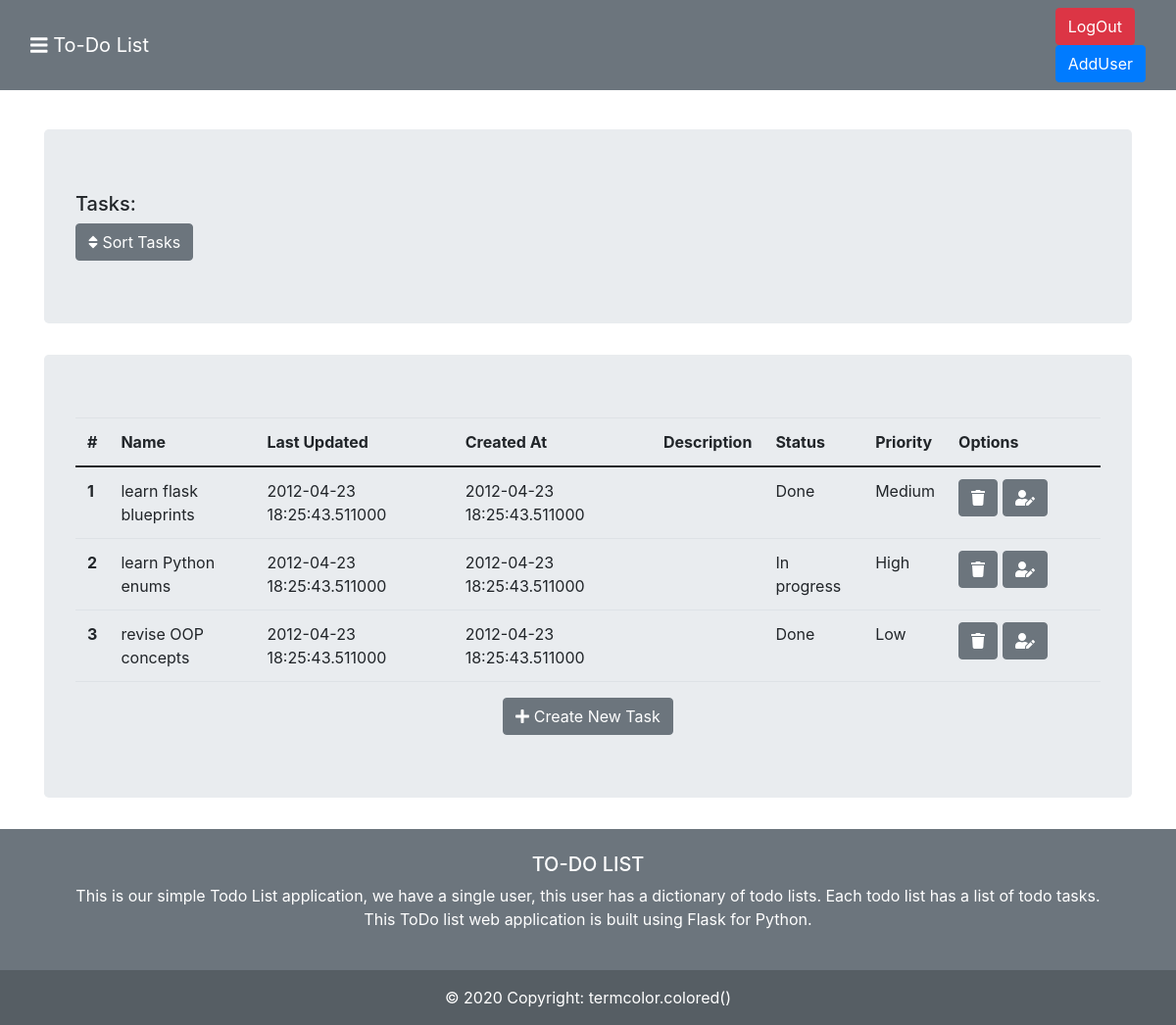
/tasks/1, run on an earlier commit of the app's database.
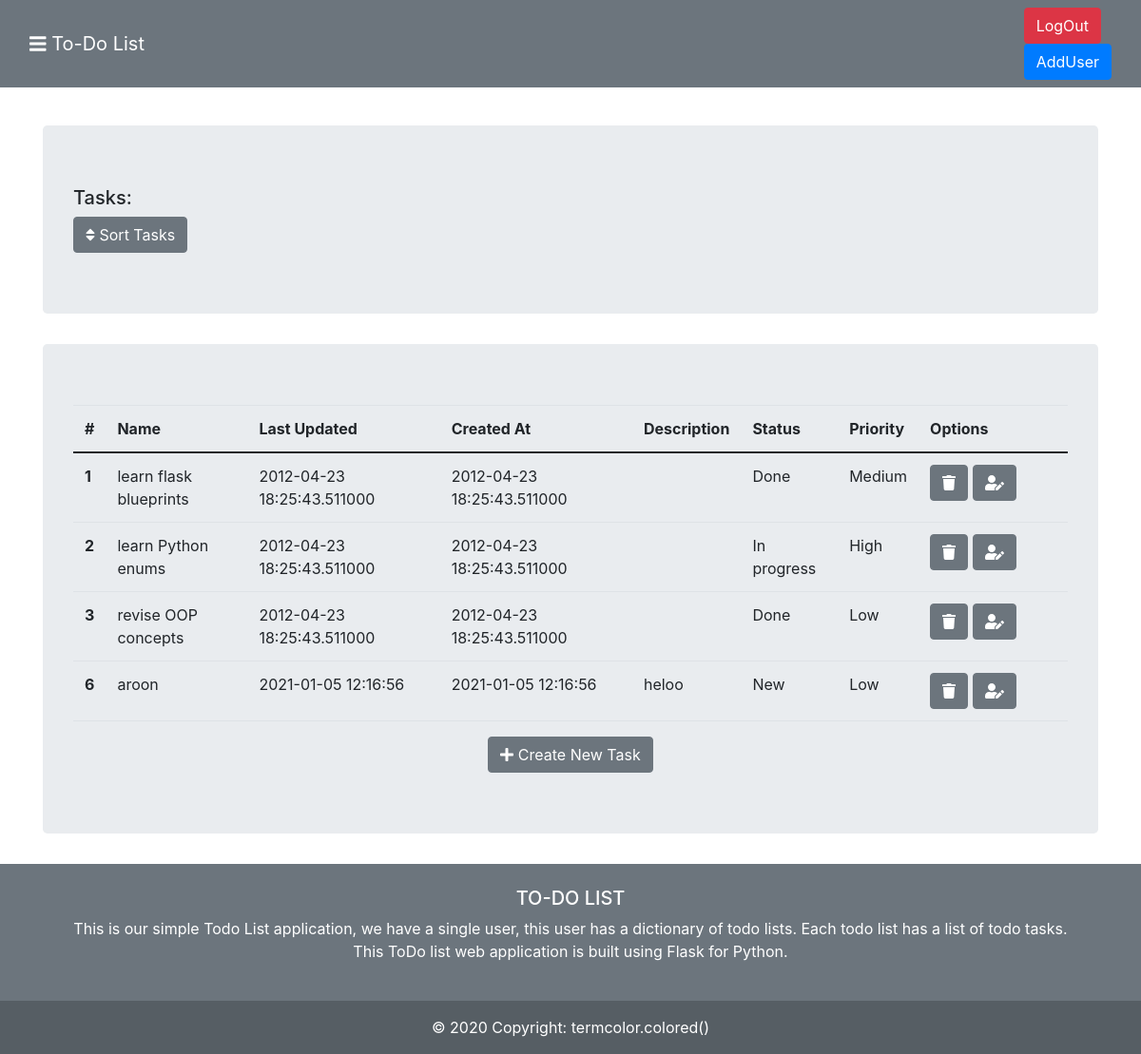
And on a later commit of the database.
### tables this page shows
CREATE TABLE "tasks" (
	"id"	INTEGER,
	"name"	TEXT NOT NULL UNIQUE,
	"last_updated"	TIMESTAMP NOT NULL DEFAULT CURRENT_TIMESTAMP,
	"created_at"	TIMESTAMP NOT NULL DEFAULT CURRENT_TIMESTAMP,
	"status"	TEXT,
	"priority"	TEXT,
    "description" TEXT,
	"taskslist_id"	INTEGER NOT NULL,
	FOREIGN KEY("taskslist_id") REFERENCES "taskslist"("id"),
	PRIMARY KEY("id" AUTOINCREMENT)
);

### to_do_tasks/blueprints/tasks.py (the view)
@tasks_bp.route("/tasks/<int:list_index>")
def tasks_(list_index):
    db = get_db()
    tasks = db.execute(f"SELECT * FROM tasks WHERE taskslist_id = {list_index}").fetchall()
    return render_template("tasks/tasks.html", tasks = tasks, list_index = list_index)

### to_do_tasks/db.py (called while the page is built)
def get_db():
    if 'db' not in g:
        g.db = sqlite3.connect(
            current_app.config['DATABASE'],
            detect_types=sqlite3.PARSE_DECLTYPES
        )
        g.db.row_factory = sqlite3.Row
    return g.db

### to_do_tasks/templates/tasks/tasks.html (shortened to what this page needs)
{% extends 'base.html' %}
{% block content %}
<div class="container">
    <br>
    <div class="jumbotron mt-3">
        <h5>Tasks:</h5>
        <a href="/sorttask" class="btn btn-secondary" type="submit" role="button"><i class="fas fa-sort"></i>
            Sort Tasks</a>
    </div>
    <div class="jumbotron mt-3">
        <table class="table">
            <thead>
                <tr>
                    <th scope="col">#</th>
                    <th scope="col">Name</th>
                    <th scope="col">Last Updated</th>
                    <th scope="col">Created At</th>
                    <th scope="col">Description</th>
                    <th scope="col">Status</th>
                    <th scope="col">Priority</th>
                    <th scope="col" style="width: 15%;">Options</th>
                </tr>
            </thead>
            <tbody>
                {% for task in tasks %}
                <tr>
                    <th scope="row">{{task['id']}}</th>
                    <td>{{task['name']}}</td>
                    <td>{{task['last_updated']}}</td>
                    <td>{{task['created_at']}}</td>
                    <td>{{task['description']}}</td>
                    <td>{{task['status']}}</td>
                    <td>{{task['priority']}}</td>
                   <td> <a href="/deletetask/{{task['id']}}" class="btn btn-secondary" type="submit" role="button"><i
                                class="fas fa-trash"></i></a>
                        <a href="/edittask/{{task['id']}}" class="btn btn-secondary" type="submit" role="button"><i
                                class="fas fa-user-edit"></i></a>
                    </td>
                </tr>
                {% endfor %}
            </tbody>
        </table>
        <center>
         <a href="/createtask/{{list_index}}" class="btn btn-secondary" type="submit" role="button"><i class="fas fa-plus"></i>
                Create New
                Task</a>
        </center>
    </div>
</div>
{% endblock %}

### to_do_tasks/templates/base.html (shortened to what this page needs)
<!DOCTYPE html>
<html lang="en">
<head>
  <link href="https://cdn.jsdelivr.net/npm/bootstrap@5.0.0-beta1/dist/css/bootstrap.min.css" rel="stylesheet"
>
  <link rel="stylesheet" href="https://maxcdn.bootstrapcdn.com/bootstrap/4.0.0/css/bootstrap.min.css"
>
  <link rel="stylesheet" href="path/to/font-awesome/css/font-awesome.min.css">
</head>
<body>
  {% block nav %}
  <nav class="navbar navbar-dark bg-secondary">
    <div class="container-fluid">
      <a class="navbar-brand" href="/"><i class="fas fa-bars"></i> To-Do List</a>
      <ul class="navbar-nav ml-auto">
        <li class="nav-item">
          <a class="btn btn-danger " href="/logout" ;">LogOut</a>
        </li>
        <li class="nav-item">
          <a class="btn btn-primary " href="/add/user" ;">AddUser</a>
        </li>
      </ul>
    </div>
  </nav>
  {% endblock %}
  {% block content %}
  {% endblock %}
  {% block footer %}
  <footer class="bg-secondary text-white text-center text-lg-start">
    <div class="container p-4">
      <h5 class="text-uppercase">To-Do List</h5>
      <p>
        This is our simple Todo List application, we have a single user, this user has a dictionary of todo lists. Each
        todo
        list has a list of todo tasks.
        <br>
        This ToDo list web application is built using Flask for Python.
      </p>
    </div>
    <div class="text-center p-3" style="background-color: rgba(0, 0, 0, 0.2)">
      © 2020 Copyright:
      <a class="text-white" href="#"> termcolor.colored()</a>
    </div>
  </footer>
  {% endblock %}
</body>
</html>

What changed in the data, as far as the page shows it:
added tasks: id "6", name "aroon", last_updated "2021-01-05 12:16:56", created_at "2021-01-05 12:16:56", description "heloo", status "New", priority "Low"
